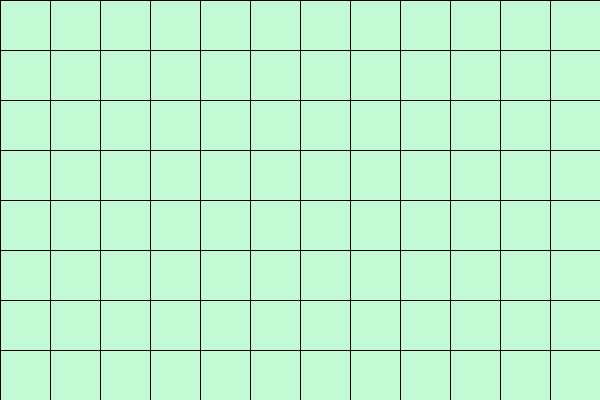
Frame 1 (no input)
Frame 60 (the mouse pressed at the canvas centre just before this capture): identical to frame 1, image omitted
Frame 120 (the mouse held since frame 60 and released just before this capture): identical to frame 1, image omitted

The Processing sketch that drew this single still picture (run headless with seeded random() and noise(); from frame 60 on, the mouse is pressed at the canvas centre):

// Processing sketch: week04_2
// ── week04_2.pde
// week04-2 好玩的程式設計 for for 迴圈 + if 判斷
//Ctrl-N開新的視窗
void setup()  {
  size(600, 400);
}
void draw() {
  for (int y = 0; y < 400; y += 50) {
    for (int x = 0; x < 600; x += 50) {
      if (x < mouseX && mouseX < x+50) fill (#A00202);
      else if (y < mouseY && mouseY < y+50) fill(#A00202);
      else fill(#C2FAD3);//自己在Tool-色彩選擇器,挑色彩
      rect(x, y, 50, 50 );
    }
  }
}
